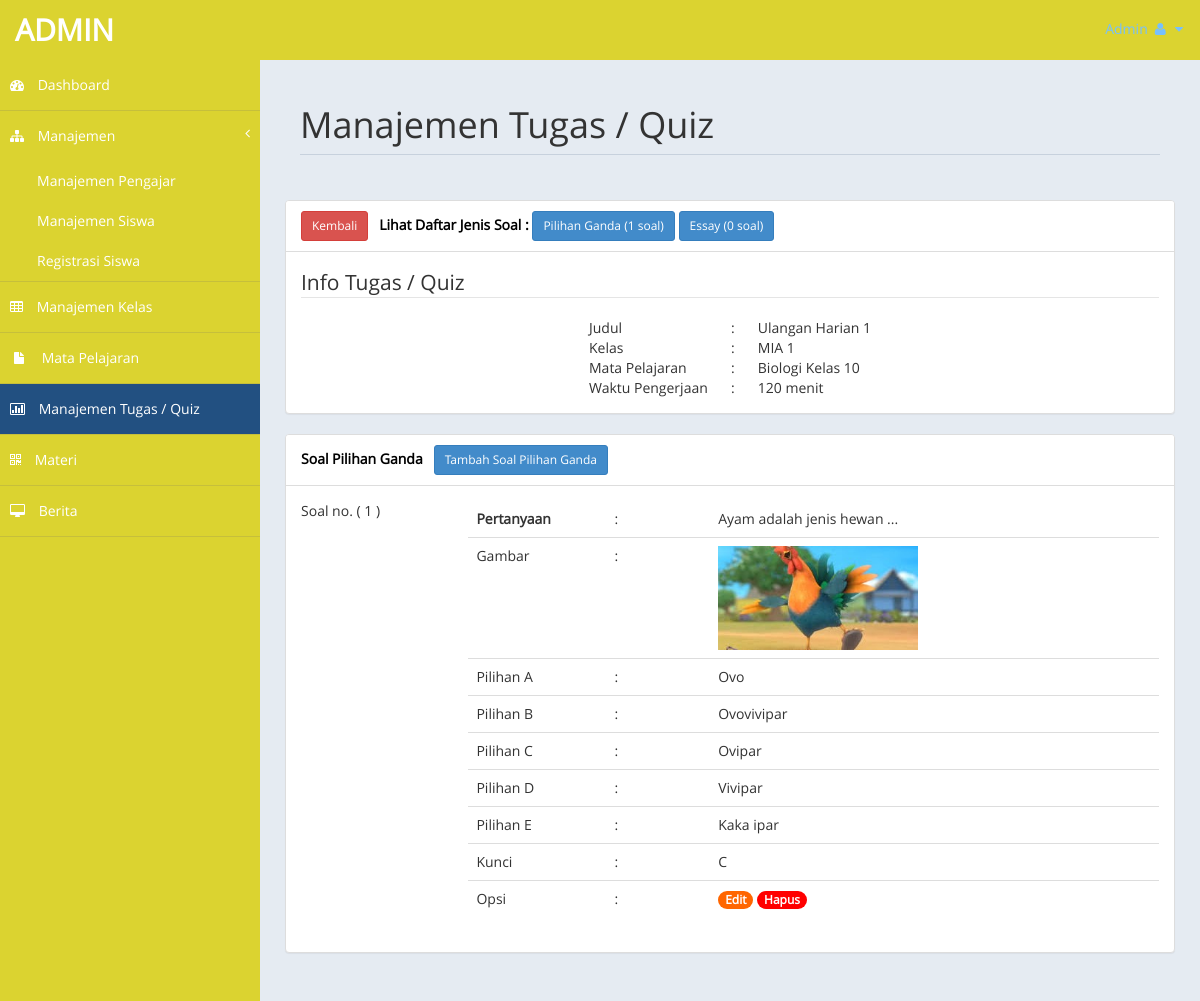
/admin/index.php?page=quiz&action=daftarsoal&hal=pilgan&id=18 (signed in), run on the app's committed database.
### tables this page shows
CREATE TABLE `tb_topik_quiz` (
  `id_tq` int(11) NOT NULL,
  `judul` varchar(100) NOT NULL,
  `id_kelas` int(11) NOT NULL,
  `id_mapel` int(11) NOT NULL,
  `tgl_buat` date NOT NULL,
  `pembuat` varchar(10) NOT NULL,
  `waktu_soal` int(8) NOT NULL,
  `info` varchar(250) NOT NULL,
  `status` enum('aktif','tidak aktif') NOT NULL
);

CREATE TABLE `tb_kelas` (
  `id_kelas` int(11) NOT NULL,
  `nama_kelas` varchar(50) NOT NULL,
  `ruang` varchar(20) NOT NULL,
  `wali_kelas` int(5) NOT NULL,
  `ketua_kelas` int(5) NOT NULL
);

CREATE TABLE `tb_mapel` (
  `id` int(11) NOT NULL,
  `kode_mapel` varchar(10) NOT NULL,
  `mapel` varchar(100) NOT NULL
);

CREATE TABLE `tb_soal_pilgan` (
  `id_pilgan` int(11) NOT NULL,
  `id_tq` int(11) NOT NULL,
  `pertanyaan` text NOT NULL,
  `gambar` varchar(100) NOT NULL,
  `pil_a` text NOT NULL,
  `pil_b` text NOT NULL,
  `pil_c` text NOT NULL,
  `pil_d` text NOT NULL,
  `pil_e` text NOT NULL,
  `kunci` varchar(2) NOT NULL,
  `tgl_buat` date NOT NULL
);

### admin/inc/daftar_soal.php (the view, shortened to what the rows shown need)
<?php
$sql_pilgan = mysqli_query($db, "SELECT * FROM tb_soal_pilgan WHERE id_tq = '$id'") or die ($db->error);
$sql_essay = mysqli_query($db, "SELECT * FROM tb_soal_essay WHERE id_tq = '$id'") or die ($db->error);
?>
<div class="row">
	<div class="panel panel-default">
		<?php
		if(@$_GET['hal'] == "pilgan" || @$_GET['hal'] == "essay") { ?>
			<div class="panel-body">
				<fieldset>
					<legend>Info Tugas / Quiz</legend>
					<?php
					$sql_tq = mysqli_query($db, "SELECT * FROM tb_topik_quiz JOIN tb_kelas ON tb_topik_quiz.id_kelas = tb_kelas.id_kelas JOIN tb_mapel ON tb_topik_quiz.id_mapel = tb_mapel.id WHERE id_tq = '$id'") or die ($db->error);
					$data_tq = mysqli_fetch_array($sql_tq);
					?>
					<table align="center">
						<tr>
							<td>Judul</td>
							<td align="center" width="50px">:</td>
							<td><?php echo $data_tq['judul']; ?></td>
						</tr>
						<tr>
							<td>Kelas</td>
							<td align="center" width="50px">:</td>
							<td><?php echo $data_tq['nama_kelas']; ?></td>
						</tr>
						<tr>
							<td>Mata Pelajaran</td>
							<td align="center" width="50px">:</td>
							<td><?php echo $data_tq['mapel']; ?></td>
						</tr>
						<tr>
							<td>Waktu Pengerjaan</td>
							<td align="center" width="50px">:</td>
							<td><?php echo $data_tq['waktu_soal'] / 60 ." menit"; ?></td>
						</tr>
					</table>
				</fieldset>
			</div>
		<?php
		} ?>
	</div>
</div>
<?php
$idsoal = @$_GET['idsoal'];
$k = 1;
$ke = @$_GET['ke'];
if(@$_GET['hal'] == "pilgan") { ?>
	<div class="row">
		<div class="panel panel-default">
			<div class="panel-body">
				<div class="table-responsive">
				<?php
				if(mysqli_num_rows($sql_pilgan) > 0) {
					while($data_pilgan = mysqli_fetch_array($sql_pilgan)) { ?>
					<table width="100%">
						<tr>
							<td valign="top">Soal no. ( <?php echo $no++; ?> )</td>
							<td>
								<table class="table">
									<thead>
										<tr>
											<td width="20%"><b>Pertanyaan</b></td>
											<td>:</td>
											<td width="65%"><?php echo $data_pilgan['pertanyaan']; ?></td>
										</tr>
									</thead>
									<tbody>
										<tr>
											<td>Gambar</td>
											<td>:</td>
											<td>
												<?php
												if($data_pilgan['gambar'] != '') {
													echo '<img src="img/gambar_soal_pilgan/'.$data_pilgan['gambar'].'" width="200px" />';
												} else {
													echo "<i>Tidak ada gambar</i>";
												} ?>
											</td>
										</tr>
										<tr>
											<td>Pilihan A</td>
											<td>:</td>
											<td><?php echo $data_pilgan['pil_a']; ?></td>
										</tr>
										<tr>
											<td>Pilihan B</td>
											<td>:</td>
											<td><?php echo $data_pilgan['pil_b']; ?></td>
										</tr>
										<tr>
											<td>Pilihan C</td>
											<td>:</td>
											<td><?php echo $data_pilgan['pil_c']; ?></td>
										</tr>
										<tr>
											<td>Pilihan D</td>
											<td>:</td>
											<td><?php echo $data_pilgan['pil_d']; ?></td>
										</tr>
										<tr>
											<td>Pilihan E</td>
											<td>:</td>
											<td><?php echo $data_pilgan['pil_e']; ?></td>
										</tr>
										<tr>
											<td>Kunci</td>
											<td>:</td>
											<td><?php echo $data_pilgan['kunci']; ?></td>
										</tr>
										<tr>
											<td>Opsi</td>
											<td>:</td>
											<td>
												<a href="?page=quiz&action=daftarsoal&hal=editsoalpilgan&id=<?php echo $id; ?>&idsoal=<?php echo $data_pilgan['id_pilgan']; ?>&ke=<?php echo $k++; ?>" class="badge" style="background-color:#f60;">Edit</a>
												<a onclick="return confirm('Yakin akan menghapus data?');" href="?page=quiz&action=daftarsoal&hal=hapussoalpilgan&id=<?php echo $id; ?>&idsoal=<?php echo $data_pilgan['id_pilgan']; ?>" class="badge" style="background-color:#f00;">Hapus</a>
											</td>
										</tr>
									</tbody>
								</table>
							</td>
						</tr>
					</table>
					<?php
					}
				} else { ?>
					<div class="alert alert-danger">Data soal pilihan ganda tidak ditemukan</div>
					<?php
				} ?>
				</div>
			</div>
		</div>
	</div>
<?php
} else if(@$_GET['hal'] == "essay") { ?>
	<div class="row">
		<div class="panel panel-default">
			<div class="panel-heading">Soal Essay &nbsp; <a href="?page=quiz&action=buatsoal&hal=soalessay&id=<?php echo $id; ?>" class="btn btn-primary btn-sm">Tambah Soal Essay</a></div>
			<div class="panel-body">
				<div class="table-responsive">
					<table class="table table-striped table-bordered table-hover">
						<thead>
							<tr>
								<th>No</th>
								<th>Pertanyaan</th>
								<th>Gambar</th>
								<th>Tanggal Pembuatan</th>
								<th>Opsi</th>
							</tr>
						</thead>
						<tbody>
						<?php
						if(mysqli_num_rows($sql_essay) > 0) {
							while($data_essay = mysqli_fetch_array($sql_essay)) { ?>
							<tr>
								<td align="center" width="40px"><?php echo $no++; ?></td>
								<td><?php echo $data_essay['pertanyaan']; ?></td>
								<td align="center" width="150px">
									<?php
									if($data_essay['gambar'] != '') {
										echo '<img src="img/gambar_soal_essay/'.$data_essay['gambar'].'" width="100px" />';
									} else {
										echo "<i>Tidak ada gambar</i>";
									} ?>
								</td>
								<td align="center" width="160px"><?php echo tgl_indo($data_essay['tgl_buat']); ?></td>
								<td align="center" width="120px">
									<a href="?page=quiz&action=daftarsoal&hal=editsoalessay&id=<?php echo $id; ?>&idsoal=<?php echo $data_essay['id_essay']; ?>&ke=<?php echo $k++; ?>" class="badge" style="background-color:#f60;">Edit</a>
									<a onclick="return confirm('Yakin akan menghapus data?');" href="?page=quiz&action=daftarsoal&hal=hapussoalessay&id=<?php echo $id; ?>&idsoal=<?php echo $data_essay['id_essay']; ?>" class="badge" style="background-color:#f00;">Hapus</a>
								</td>
							</tr>
							<?php
							}
						} else {
							echo '<td colspan="5" align="center">Data soal essay tidak ditemukan</td>';
						} ?>
						</tbody>
					</table>
				</div>
			</div>
		</div>
	</div>
	<?php
} else if(@$_GET['hal'] == "editsoalpilgan") { ?>
	<div class="row">
		<div class="panel panel-default">
			<div class="panel-heading">Edit Soal Pilihan Ganda</div>
			<div class="panel-body">
			<?php
			$sql_pilgan_id = mysqli_query($db, "SELECT * FROM tb_soal_pilgan WHERE id_pilgan = '$idsoal'") or die ($db->error);
			$data_pilgan_id = mysqli_fetch_array($sql_pilgan_id);
			?>
				<form method="post" enctype="multipart/form-data">
					<div class="col-md-2">
						<label>Pertanyaan No. [ <?php echo $ke; ?> ]</label>
					</div>
					<div class="col-md-10">
						<div class="form-group">
							<textarea name="pertanyaan" class="form-control" rows="2" required><?php echo $data_pilgan_id['pertanyaan']; ?></textarea>
						</div>
					</div>
					<div class="col-md-2">
						<label>Gambar <sup>(Optional)</sup></label>
					</div>
					<div class="col-md-10">
						<div class="form-group">
							<input type="file" name="gambar" class="form-control" />
							<?php
							if($data_pilgan_id['gambar'] != '') {
								if(@$_GET['gbr'] != 'del') { ?>
									<div style="margin-top:5px;">
										<img width="150px" src="../admin/img/gambar_soal_pilgan/<?php echo $data_pilgan_id['gambar']; ?>" />
										<br /> <small><a href="?page=quiz&action=daftarsoal&hal=editsoalpilgan&id=<?php echo $id; ?>&idsoal=<?php echo $data_pilgan_id['id_pilgan']; ?>&ke=<?php echo $ke; ?>&gbr=del">Hapus Gambar</a></small>
									</div>
								<?php }
							} ?>
						</div>
					</div>
					<div class="col-md-2">
						<label>Pilihan A</label>
					</div>
					<div class="col-md-10">
						<div class="form-group">
							<textarea name="pilA" class="form-control" rows="1" required><?php echo $data_pilgan_id['pil_a']; ?></textarea>
						</div>
					</div>
					<div class="col-md-2">
						<label>Pilihan B</label>
					</div>
					<div class="col-md-10">
						<div class="form-group">
							<textarea name="pilB" class="form-control" rows="1" required><?php echo $data_pilgan_id['pil_b']; ?></textarea>
						</div>
					</div>
					<div class="col-md-2">
						<label>Pilihan C</label>
					</div>
					<div class="col-md-10">
						<div class="form-group">
							<textarea name="pilC" class="form-control" rows="1" required><?php echo $data_pilgan_id['pil_c']; ?></textarea>
						</div>
					</div>
					<div class="col-md-2">
						<label>Pilihan D</label>
					</div>
					<div class="col-md-10">
						<div class="form-group">
							<textarea name="pilD" class="form-control" rows="1" required><?php echo $data_pilgan_id['pil_d']; ?></textarea>
						</div>
					</div>
					<div class="col-md-2">
						<label>Pilihan E</label>
					</div>
					<div class="col-md-10">
						<div class="form-group">
							<textarea name="pilE" class="form-control" rows="1" required><?php echo $data_pilgan_id['pil_e']; ?></textarea>
						</div>
					</div>
					<div class="col-md-2">
						<label>Kunci Jawaban</label>
					</div>
					<div class="col-md-10">
						<div class="form-group">
							<label class="radio-inline">
								<input type="radio" name="kunci" value="A" <?php if($data_pilgan_id['kunci'] == 'A') { echo "checked"; } ?>>A
							</label>
							<label class="radio-inline">
								<input type="radio" name="kunci" value="B" <?php if($data_pilgan_id['kunci'] == 'B') { echo "checked"; } ?>>B
							</label>
							<label class="radio-inline">
								<input type="radio" name="kunci" value="C" <?php if($data_pilgan_id['kunci'] == 'C') { echo "checked"; } ?>>C
							</label>
							<label class="radio-inline">
								<input type="radio" name="kunci" value="D" <?php if($data_pilgan_id['kunci'] == 'D') { echo "checked"; } ?>>D
							</label>
							<label class="radio-inline">
								<input type="radio" name="kunci" value="E" <?php if($data_pilgan_id['kunci'] == 'E') { echo "checked"; } ?>>E
							</label>
						</div>
						<div class="form-group">
							<input type="submit" name="simpan" value="Simpan" class="btn btn-success" />
							<input type="reset" value="Reset" class="btn btn-danger" />
						</div>
					</div>
				</form>
				<?php
				if(@$_POST['simpan']) {
					$pertanyaan = @mysqli_real_escape_string($db, $_POST['pertanyaan']);
					$pilA = @mysqli_real_escape_string($db, $_POST['pilA']);
					$pilB = @mysqli_real_escape_string($db, $_POST['pilB']);
					$pilC = @mysqli_real_escape_string($db, $_POST['pilC']);
					$pilD = @mysqli_real_escape_string($db, $_POST['pilD']);
					$pilE = @mysqli_real_escape_string($db, $_POST['pilE']);
					$kunci = @mysqli_real_escape_string($db, $_POST['kunci']);
					$sumber = @$_FILES['gambar']['tmp_name'];
					$target = 'img/gambar_soal_pilgan/';
					$nama_gambar = @$_FILES['gambar']['name'];
					if(@$_GET['gbr'] == 'del') {
						if($nama_gambar == '') {
							mysqli_query($db, "UPDATE tb_soal_pilgan SET pertanyaan = '$pertanyaan', gambar = '', pil_a = '$pilA', pil_b = '$pilB', pil_c = '$pilC', pil_d = '$pilD', pil_e = '$pilE', kunci = '$kunci' WHERE id_pilgan = '$idsoal'") or die ($db->error);
						} else {
							move_uploaded_file($sumber, $target.$nama_gambar);
							mysqli_query($db, "UPDATE tb_soal_pilgan SET pertanyaan = '$pertanyaan', gambar = '$nama_gambar', pil_a = '$pilA', pil_b = '$pilB', pil_c = '$pilC', pil_d = '$pilD', pil_e = '$pilE', kunci = '$kunci' WHERE id_pilgan = '$idsoal'") or die ($db->error);
						}
					} else {
						if($nama_gambar == '') {
							mysqli_query($db, "UPDATE tb_soal_pilgan SET pertanyaan = '$pertanyaan', pil_a = '$pilA', pil_b = '$pilB', pil_c = '$pilC', pil_d = '$pilD', pil_e = '$pilE', kunci = '$kunci' WHERE id_pilgan = '$idsoal'") or die ($db->error);
						} else {
							move_uploaded_file($sumber, $target.$nama_gambar);
							mysqli_query($db, "UPDATE tb_soal_pilgan SET pertanyaan = '$pertanyaan', gambar = '$nama_gambar', pil_a = '$pilA', pil_b = '$pilB', pil_c = '$pilC', pil_d = '$pilD', pil_e = '$pilE', kunci = '$kunci' WHERE id_pilgan = '$idsoal'") or die ($db->error);
						}
					}
					echo "<script>window.location='?page=quiz&action=daftarsoal&hal=pilgan&id=".$id."';</script>";
				} ?>
			</div>
		</div>
	</div>
	<?php
} else if(@$_GET['hal'] == "hapussoalpilgan") {
	mysqli_query($db, "DELETE FROM tb_soal_pilgan WHERE id_pilgan = '$idsoal'") or die ($db->error);
	echo "<script>window.location='?page=quiz&action=daftarsoal&hal=pilgan&id=".$id."';</script>";
} else if(@$_GET['hal'] == "editsoalessay") { ?>
	<div class="row">
		<div class="panel panel-default">
			<div class="panel-heading">Edit Soal Essay</div>
			<div class="panel-body">
			<?php
			$sql_essay_id = mysqli_query($db, "SELECT * FROM tb_soal_essay WHERE id_essay = '$idsoal'") or die ($db->error);
			$data_essay_id = mysqli_fetch_array($sql_essay_id);
			?>
				<form method="post" enctype="multipart/form-data">
					<div class="col-md-2">
						<label>Pertanyaan No. [ <?php echo $ke; ?> ]</label>
					</div>
					<div class="col-md-10">
						<div class="form-group">
							<textarea name="pertanyaan" class="form-control" rows="3" required><?php echo $data_essay_id['pertanyaan']; ?></textarea>
						</div>
					</div>
					<div class="col-md-2">
						<label>Gambar <sup>(Optional)</sup></label>
					</div>
					<div class="col-md-10">
						<div class="form-group">
							<input type="file" name="gambar" class="form-control" />
							<?php
							if($data_essay_id['gambar'] != '') {
								if(@$_GET['gbr'] != 'del') { ?>
									<div style="margin-top:5px;">
										<img width="150px" src="../admin/img/gambar_soal_essay/<?php echo $data_essay_id['gambar']; ?>" />
										<br /> <small><a href="?page=quiz&action=daftarsoal&hal=editsoalessay&id=<?php echo $id; ?>&idsoal=<?php echo $data_essay_id['id_essay']; ?>&ke=<?php echo $ke; ?>&gbr=del">Hapus Gambar</a></small>
									</div>
								<?php }
							} ?>
						</div>
						<div class="form-group">
	                        <input type="submit" name="simpan" value="Simpan" class="btn btn-success" />
	                        <input type="reset" value="Reset" class="btn btn-danger" />
	                    </div>
					</div>
	            </form>
	            <?php
	            if(@$_POST['simpan']) {
	            	$pertanyaan = @mysqli_real_escape_string($db, $_POST['pertanyaan']);
	            	$sumber = @$_FILES['gambar']['tmp_name'];
                    $target = 'img/gambar_soal_essay/';
                    $nama_gambar = @$_FILES['gambar']['name'];
                    if(@$_GET['gbr'] == 'del') {
						if($nama_gambar == '') {
							mysqli_query($db, "UPDATE tb_soal_essay SET pertanyaan = '$pertanyaan', gambar = '' WHERE id_essay = '$idsoal'") or die ($db->error);
						} else {
							move_uploaded_file($sumber, $target.$nama_gambar);
							mysqli_query($db, "UPDATE tb_soal_essay SET pertanyaan = '$pertanyaan', gambar = '$nama_gambar' WHERE id_essay = '$idsoal'") or die ($db->error);
						}
					} else {
						if($nama_gambar == '') {
							mysqli_query($db, "UPDATE tb_soal_essay SET pertanyaan = '$pertanyaan' WHERE id_essay = '$idsoal'") or die ($db->error);
						} else {
							move_uploaded_file($sumber, $target.$nama_gambar);
							mysqli_query($db, "UPDATE tb_soal_essay SET pertanyaan = '$pertanyaan', gambar = '$nama_gambar' WHERE id_essay = '$idsoal'") or die ($db->error);
						}
					}
                    echo '<script>window.location="?page=quiz&action=daftarsoal&hal=essay&id='.$id.'"</script>';
	            } ?>
			</div>
		</div>
	</div>
	<?php
} else if(@$_GET['hal'] == "hapussoalessay") {
	mysqli_query($db, "DELETE FROM tb_soal_essay WHERE id_essay = '$idsoal'") or die ($db->error);
	echo "<script>window.location='?page=quiz&action=daftarsoal&hal=essay&id=".$id."';</script>";
} ?>

### data on the page
tb_topik_quiz: judul "Ulangan Harian 1", id_kelas.nama_kelas "MIA 1", id_mapel.mapel "Biologi Kelas 10", $data_tq['waktu_soal']/60 "120"
tb_soal_pilgan: pertanyaan "Ayam adalah jenis hewan ...", gambar (picture), pil_a "Ovo", pil_b "Ovovivipar", pil_c "Ovipar", pil_d "Vivipar", pil_e "Kaka ipar", kunci "C"

### other printed values
$isi_admin "ADMIN"
mysqli_num_rows($sql_pilgan) "1"
mysqli_num_rows($sql_essay) "0"
